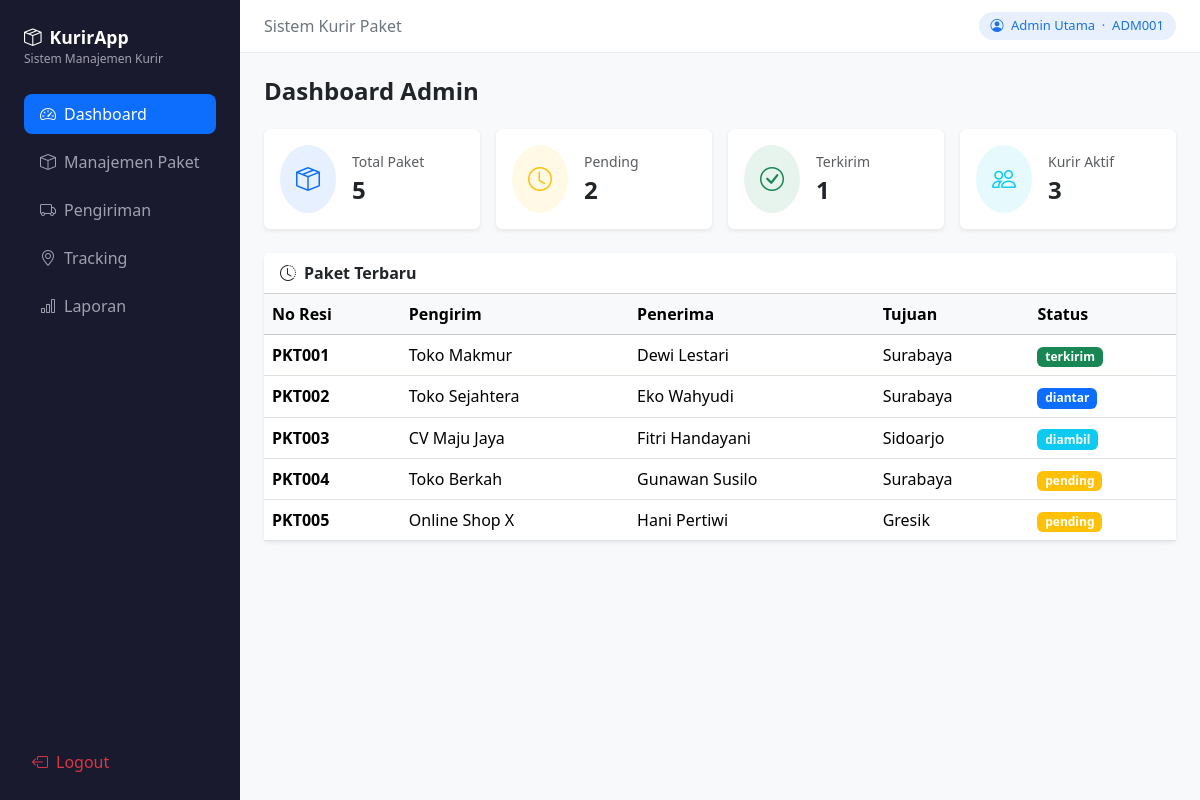
The page /dashboard/admin.php (signed in) on the database its author committed.
### tables this page shows
CREATE TABLE IF NOT EXISTS paket (
    id INT AUTO_INCREMENT PRIMARY KEY,
    no_resi VARCHAR(20) NOT NULL UNIQUE,
    nama_pengirim VARCHAR(100) NOT NULL,
    telp_pengirim VARCHAR(20),
    nama_penerima VARCHAR(100) NOT NULL,
    telp_penerima VARCHAR(20),
    alamat_tujuan TEXT NOT NULL,
    kota_tujuan VARCHAR(100),
    berat DECIMAL(5,2) NOT NULL,
    jenis_paket VARCHAR(50) DEFAULT 'reguler',
    ongkir DECIMAL(10,2) DEFAULT 0,
    status ENUM('pending','diambil','diantar','terkirim','gagal') DEFAULT 'pending',
    created_at TIMESTAMP DEFAULT CURRENT_TIMESTAMP
);

### src/dashboard/admin.php (the view, shortened to what this page needs)
<?php
require_once __DIR__ . '/../config/database.php';
$totalPaket     = $pdo->query("SELECT COUNT(*) FROM paket")->fetchColumn();
$totalKurir     = $pdo->query("SELECT COUNT(*) FROM kurir WHERE status='aktif'")->fetchColumn();
$paketPending   = $pdo->query("SELECT COUNT(*) FROM paket WHERE status='pending'")->fetchColumn();
$paketTerkirim  = $pdo->query("SELECT COUNT(*) FROM paket WHERE status='terkirim'")->fetchColumn();
require_once __DIR__ . '/../templates/header.php';
?>
<h4 class="mb-4 fw-semibold">Dashboard Admin</h4>
<div class="row g-3 mb-4">
    <div class="col-md-3">
        <div class="card border-0 shadow-sm">
            <div class="card-body d-flex align-items-center gap-3">
                <div class="rounded-circle bg-primary bg-opacity-10 p-3">
                    <i class="bi bi-box-seam text-primary fs-4"></i>
                </div>
                <div>
                    <div class="text-muted small">Total Paket</div>
                    <div class="fw-bold fs-4"><?= $totalPaket ?></div>
                </div>
            </div>
        </div>
    </div>
    <div class="col-md-3">
        <div class="card border-0 shadow-sm">
            <div class="card-body d-flex align-items-center gap-3">
                <div class="rounded-circle bg-warning bg-opacity-10 p-3">
                    <i class="bi bi-clock text-warning fs-4"></i>
                </div>
                <div>
                    <div class="text-muted small">Pending</div>
                    <div class="fw-bold fs-4"><?= $paketPending ?></div>
                </div>
            </div>
        </div>
    </div>
    <div class="col-md-3">
        <div class="card border-0 shadow-sm">
            <div class="card-body d-flex align-items-center gap-3">
                <div class="rounded-circle bg-success bg-opacity-10 p-3">
                    <i class="bi bi-check-circle text-success fs-4"></i>
                </div>
                <div>
                    <div class="text-muted small">Terkirim</div>
                    <div class="fw-bold fs-4"><?= $paketTerkirim ?></div>
                </div>
            </div>
        </div>
    </div>
    <div class="col-md-3">
        <div class="card border-0 shadow-sm">
            <div class="card-body d-flex align-items-center gap-3">
                <div class="rounded-circle bg-info bg-opacity-10 p-3">
                    <i class="bi bi-people text-info fs-4"></i>
                </div>
                <div>
                    <div class="text-muted small">Kurir Aktif</div>
                    <div class="fw-bold fs-4"><?= $totalKurir ?></div>
                </div>
            </div>
        </div>
    </div>
</div>
<div class="card border-0 shadow-sm">
    <div class="card-header bg-white fw-semibold">
        <i class="bi bi-clock-history me-2"></i>Paket Terbaru
    </div>
    <div class="card-body p-0">
        <table class="table table-hover mb-0">
            <thead class="table-light">
                <tr>
                    <th>No Resi</th>
                    <th>Pengirim</th>
                    <th>Penerima</th>
                    <th>Tujuan</th>
                    <th>Status</th>
                </tr>
            </thead>
            <tbody>
            <?php
            $pakets = $pdo->query("SELECT * FROM paket ORDER BY created_at DESC LIMIT 5")->fetchAll();
            foreach ($pakets as $p):
                $badge = match($p['status']) {
                    'pending'  => 'warning',
                    'diambil'  => 'info',
                    'diantar'  => 'primary',
                    'terkirim' => 'success',
                    'gagal'    => 'danger',
                    default    => 'secondary'
                };
            ?>
            <tr>
                <td><span class="fw-semibold"><?= htmlspecialchars($p['no_resi']) ?></span></td>
                <td><?= htmlspecialchars($p['nama_pengirim']) ?></td>
                <td><?= htmlspecialchars($p['nama_penerima']) ?></td>
                <td><?= htmlspecialchars($p['kota_tujuan']) ?></td>
                <td><span class="badge bg-<?= $badge ?>"><?= $p['status'] ?></span></td>
            </tr>
            <?php endforeach; ?>
            </tbody>
        </table>
    </div>
</div>
<?php require_once __DIR__ . '/../templates/footer.php'; ?>

### src/templates/header.php (shortened to what this page needs)
<?php
$current_page = basename($_SERVER['PHP_SELF']);
$role = $_SESSION['role'] ?? '';
?>
<!DOCTYPE html>
<html lang="id">
<head>
    <link href="https://cdn.jsdelivr.net/npm/bootstrap@5.3.8/dist/css/bootstrap.min.css" rel="stylesheet">
    <link href="https://cdn.jsdelivr.net/npm/bootstrap-icons@1.11.3/font/bootstrap-icons.css" rel="stylesheet">
</head>
<body>
<div class="d-flex">
    <div class="sidebar d-flex flex-column p-3" style="width:240px; flex-shrink:0;">
        <div class="mb-4 px-2 pt-2">
            <div class="brand-title"><i class="bi bi-box-seam me-2"></i>KurirApp</div>
            <div class="brand-sub">Sistem Manajemen Kurir</div>
        </div>
        <nav class="nav flex-column gap-1">
            <?php if ($role === 'admin'): ?>
                <a href="/dashboard/admin.php"
                   class="nav-link <?= $current_page === 'admin.php' ? 'active' : '' ?>">
                    <i class="bi bi-speedometer2 me-2"></i>Dashboard
                </a>
                <a href="/paket/index.php"
                   class="nav-link <?= $current_page === 'index.php' ? 'active' : '' ?>">
                    <i class="bi bi-box me-2"></i>Manajemen Paket
                </a>
                <a href="/pengiriman/assign.php"
                   class="nav-link <?= $current_page === 'assign.php' ? 'active' : '' ?>">
                    <i class="bi bi-truck me-2"></i>Pengiriman
                </a>
                <a href="/tracking/cek_resi.php"
                   class="nav-link <?= $current_page === 'cek_resi.php' ? 'active' : '' ?>">
                    <i class="bi bi-geo-alt me-2"></i>Tracking
                </a>
                <a href="/laporan/harian.php"
                   class="nav-link <?= $current_page === 'harian.php' ? 'active' : '' ?>">
                    <i class="bi bi-bar-chart me-2"></i>Laporan
                </a>
            <?php endif; ?>
        </nav>
        <div class="mt-auto px-2 pb-2">
            <a href="/auth/logout.php" class="nav-link text-danger">
                <i class="bi bi-box-arrow-left me-2"></i>Logout
            </a>
        </div>
    </div>
    <div class="main-content flex-grow-1">
        <div class="topbar d-flex align-items-center justify-content-between">
            <div class="fw-500 text-secondary" id="page-title">Sistem Kurir Paket</div>
            <div class="d-flex align-items-center gap-3">
                <span class="user-badge">
                    <i class="bi bi-person-circle me-1"></i>
                    <?= htmlspecialchars($_SESSION['nama'] ?? 'User') ?>
                    &nbsp;·&nbsp;
                    <?= htmlspecialchars($_SESSION['kode_user'] ?? '') ?>
                </span>
            </div>
        </div>
        <div class="p-4">

### src/templates/footer.php (shortened to what this page needs)
</div>
    </div>
</div>
</body>
</html>

### src/templates/header.php (style rules this page uses)
.sidebar { min-height: 100vh; background: #1a1a2e; }
.sidebar .nav-link { color: #a0a0b0; border-radius: 8px; margin: 2px 8px; }
.sidebar .nav-link.active { background: #0d6efd; color: #fff; }
.sidebar .nav-link i { width: 20px; }
.brand-title { color: #fff; font-weight: 600; font-size: 1.1rem; }
.brand-sub { color: #a0a0b0; font-size: 0.75rem; }
.main-content { background: #f8f9fa; min-height: 100vh; }
.topbar { background: #fff; border-bottom: 1px solid #e9ecef; padding: 12px 24px; }
.user-badge { background: #e8f0fe; color: #1a73e8; padding: 4px 12px; border-radius: 20px; font-size: 13px; }

### rows shown on the page
paket: no_resi "PKT001", nama_pengirim "Toko Makmur", nama_penerima "Dewi Lestari", kota_tujuan "Surabaya", status "terkirim"
paket: no_resi "PKT002", nama_pengirim "Toko Sejahtera", nama_penerima "Eko Wahyudi", kota_tujuan "Surabaya", status "diantar"
paket: no_resi "PKT003", nama_pengirim "CV Maju Jaya", nama_penerima "Fitri Handayani", kota_tujuan "Sidoarjo", status "diambil"
paket: no_resi "PKT004", nama_pengirim "Toko Berkah", nama_penerima "Gunawan Susilo", kota_tujuan "Surabaya", status "pending"
paket: no_resi "PKT005", nama_pengirim "Online Shop X", nama_penerima "Hani Pertiwi", kota_tujuan "Gresik", status "pending"

### other values the page prints
$_SESSION['nama'] "Admin Utama"
$_SESSION['kode_user'] "ADM001"
$totalPaket "5"
$paketPending "2"
$paketTerkirim "1"
$totalKurir "3"
